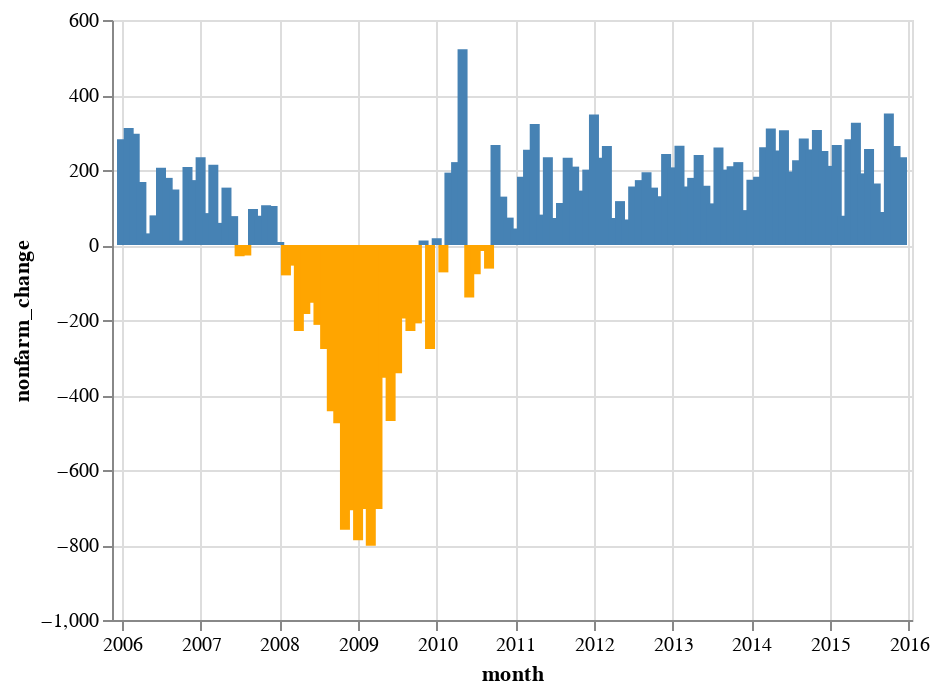

Notebook source saved alongside this figure:
### Markdown cell above
### Bar Chart with Negative Values

### Code cell
source = data.us_employment()

alt.Chart(source).mark_bar().encode(
    x="month:T",
    y="nonfarm_change:Q",
    color=alt.condition(
        alt.datum.nonfarm_change > 0,
        alt.value("steelblue"),  # The positive color
        alt.value("orange")  # The negative color
    )
)
